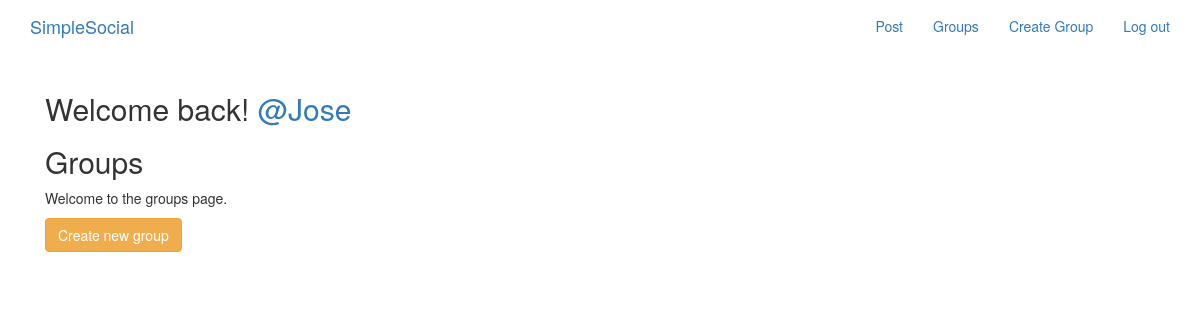
The page /group/ (signed in) on the database as committed earlier.
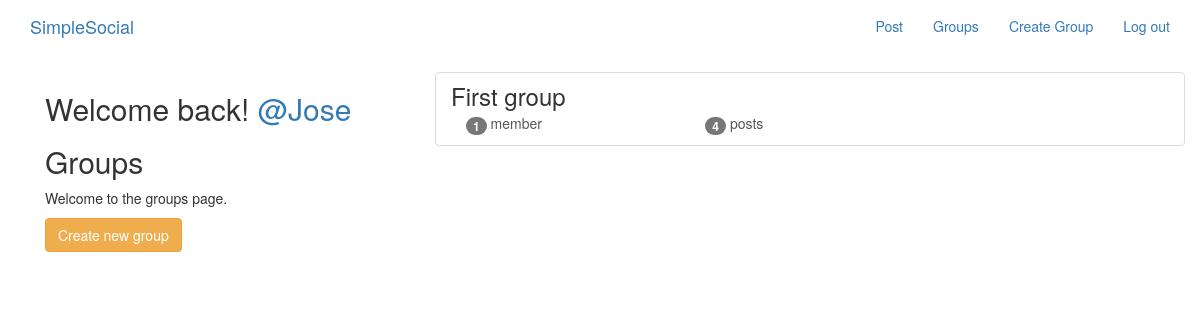
The same page on the database as committed later.
### group/models.py (models this page shows, shortened)
class Group(models.Model):
    name = models.CharField(max_length=255, unique=True)
    slug = models.SlugField(allow_unicode=True, unique=True)
    description = models.TextField(blank=True, default='')
    description_html = models.TextField(editable=False, default='', blank=True)
    members = models.ManyToManyField(User, through='GroupMember')

### group/views.py (the view)
class ListGroups(generic.ListView):
    model = Group

### group/templates/group/group_list.html (shortened to what this page needs)
{% extends "group/group_base.html" %}
{% block pregroup %}
    <div class="col-md-4">
        <div class="content">
            {% if user.is_authenticated %}
                <h2>Welcome back! <a href="{% url 'posts:for_user' username='user.username' %}">@{{ user.username }}</a></h2>
            {% endif %}
            <h2>Groups</h2>
            <p>Welcome to the groups page.</p>
            {% if user.is_authenticated %}
                <a class="btn btn-md btn-fill btn-warning" href="{% url 'group:create' %}"><span class="glypicon glypicon-plus-sign">Create new group</span></a>
            {% endif %}
        </div>
    </div>
{% endblock %}
{% block group_content %}
    <div class="col-md-8">
        <div class="list-group">
            {% for group in object_list %}
                <a class="list-group-item" href="{% url 'group:single' slug=group.slug %}"><h3 class="title list-group-item-heading">{{ group.name }}</h3>
                <div class="list-group-item-text container-fluid">
                    <div class="row">
                        <div class="col-md-4">
                            <span class="badge">{{ group.members.count }}</span>
                            member{{ group.members.count|pluralize }}
                        </div>
                        <div class="col-md-4">
                            <span class="badge">{{ group.posts.count }}</span>
                            post{{ group.posts.count|pluralize }}
                        </div>
                    </div>
                </div>
                </a>
            {% endfor %}
        </div>
    </div>
{% endblock %}

Rows that differ between the two databases and show on the page:
added Group: name "First group", members.count "1", posts.count "4"
